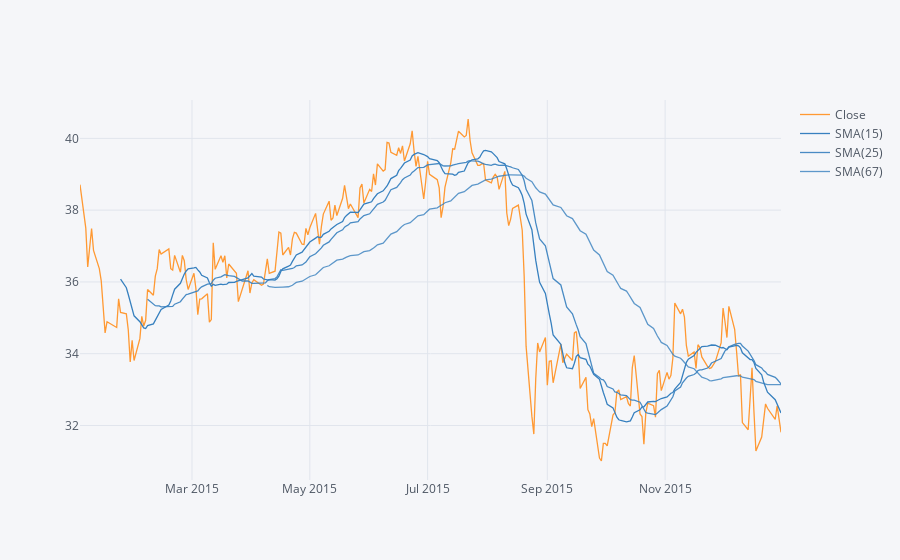

The cell this chart's notebook holds for it:
### Markdown cell above
Lets create a simple moving average plot of one of the bank stocks for any year to explore the data.

### Code cell
MS['Close'].loc['2015-01-01':'2016-01-01'].ta_plot(study='sma', periods=[15,25,67])
#ta is an inbuilt plot function which stands for technical analysis. We can use it when we need to use mathematical
#and statistical formulas inside the plot itself.

### Figure 1 — Plotly figure (JSON) as saved in the notebook; plotly's stock layout.template omitted (floating-point values rounded to 4 significant figures; data arrays with more than 128 entries replaced by an {"elided": "..."} marker saying what was removed)
{"data": [{"line": {"color": "rgba(255, 153, 51, 1.0)", "dash": "solid", "shape": "linear", "width": 1.3}, "mode": "lines", "name": "Close", "text": "", "type": "scatter", "x": {"elided": "252 str values"}, "y": {"elided": "252 float values"}}, {"line": {"color": "rgba(55, 128, 191, 1.0)", "dash": "solid", "shape": "linear", "width": 1.3}, "mode": "lines", "name": "SMA(15)", "text": "", "type": "scatter", "x": {"elided": "252 str values"}, "y": {"elided": "252 mixed values"}}, {"line": {"color": "rgba(55, 128, 191, 0.8999999999999999)", "dash": "solid", "shape": "linear", "width": 1.3}, "mode": "lines", "name": "SMA(25)", "text": "", "type": "scatter", "x": {"elided": "252 str values"}, "y": {"elided": "252 mixed values"}}, {"line": {"color": "rgba(55, 128, 191, 0.7999999999999998)", "dash": "solid", "shape": "linear", "width": 1.3}, "mode": "lines", "name": "SMA(67)", "text": "", "type": "scatter", "x": {"elided": "252 str values"}, "y": {"elided": "252 mixed values"}}], "layout": {"legend": {"bgcolor": "#F5F6F9", "font": {"color": "#4D5663"}}, "paper_bgcolor": "#F5F6F9", "plot_bgcolor": "#F5F6F9", "title": {"font": {"color": "#4D5663"}}, "xaxis": {"gridcolor": "#E1E5ED", "showgrid": true, "tickfont": {"color": "#4D5663"}, "title": {"font": {"color": "#4D5663"}, "text": ""}, "zerolinecolor": "#E1E5ED"}, "yaxis": {"gridcolor": "#E1E5ED", "showgrid": true, "tickfont": {"color": "#4D5663"}, "title": {"font": {"color": "#4D5663"}, "text": ""}, "zerolinecolor": "#E1E5ED"}}}
